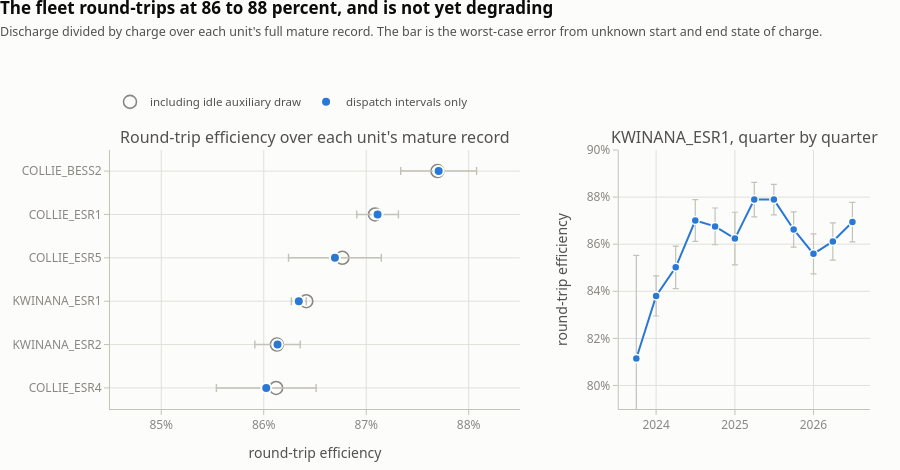

Source (notebook cell):
### Markdown cell above
### 4. Round-trip efficiency

Energy in, energy out. The ratio is the single most useful number about a battery, and it is
measurable here — but only if two traps are avoided, and the trap is more interesting than the
number.

**The first trap is the window.** Efficiency is discharge divided by charge over a period that
*begins and ends at the same state of charge*, and state of charge is not observed. Over a short
window the unknown boundary state swamps the answer: computed month by month, three of the seven
units return figures above 1.0 — one as high as 1.82 — which is not a battery. The error is bounded
by capacity divided by throughput, so it shrinks as the window grows: over each unit's full mature
record it is **under 0.5 percentage points**, and the estimate becomes sound. The bound is drawn on the chart as the bar through each
point; where you cannot see it, it is narrower than the marker.

Tempting and wrong: filtering to days that "balance", where charge and discharge nearly match. That
selects on the very ratio being measured and returns 99% for every unit. The filter is the answer.

**The second trap is idle draw.** Counting every negative interval as charging folds auxiliary
consumption into the denominator. Both figures are plotted; for six of seven units they differ by
0.1 pp or less, because auxiliary load is 0.1-0.5 GWh against 200-400 GWh of throughput.

The fleet lands at **86-88%**, exactly where lithium grid storage should. The right panel is the
degradation check: Kwinana ESR1 has twelve quarters of record, and after its first commissioning
quarter its efficiency does not fall — it drifts *upward*, from 84% in early 2024 to 86-88% since.
Three years is short for a degradation study and the quarterly bound is wider than the annual one,
so read this as "no decline detectable yet" rather than as a clean bill of health.

### Code cell
# ── Chart 4: round-trip efficiency, with the SoC-drift error bound ───────────
rows = []
for f in FACS:
    g = s[(s.facility_code == f) & (s.ts >= mature[f])]
    C_all, D_all = g.chg.sum(), g.dis.sum()
    d_ = g[g.mw.abs() > DISPATCH_MW]
    C_dis, D_dis = d_.chg.sum(), d_.dis.sum()
    rows.append(dict(
        facility=f, months=len(g) / 8640, charge_GWh=C_all / 1e3, dis_GWh=D_all / 1e3,
        rte_all=D_all / C_all, rte_dispatch=D_dis / C_dis, aux_GWh=(C_all - C_dis) / 1e3,
        # Worst-case error: the unit could have started empty and ended full, or the
        # reverse. That is one capacity's worth of energy, over the charge total.
        bound_pp=100 * cap.loc[f, "p95"] / C_all))
rte = pd.DataFrame(rows).set_index("facility").reindex(FACS)

ok = rte.drop(index="ALINTA_WGP_ESR1", errors="ignore")
order = ok.sort_values("rte_dispatch").index.tolist()

fig = make_subplots(rows=1, cols=2, horizontal_spacing=0.13, column_widths=[0.62, 0.38],
                    subplot_titles=["Round-trip efficiency over each unit's mature record",
                                    "KWINANA_ESR1, quarter by quarter"])

fig.add_trace(go.Scatter(
    x=ok.loc[order, "rte_all"], y=order, mode="markers", name="including idle auxiliary draw",
    marker=dict(size=13, color="rgba(0,0,0,0)", line=dict(color=MUTED, width=1.6)),
    hovertemplate="%{y}<br>%{x:.1%} including auxiliary<extra></extra>"), row=1, col=1)
fig.add_trace(go.Scatter(
    x=ok.loc[order, "rte_dispatch"], y=order, mode="markers", name="dispatch intervals only",
    marker=dict(size=10, color=BLUE, line=dict(color=SURFACE, width=2)),
    error_x=dict(type="data", array=ok.loc[order, "bound_pp"] / 100, color=AXIS,
                 thickness=1.4, width=4),
    hovertemplate="%{y}<br>%{x:.1%} dispatch only<extra></extra>"), row=1, col=1)

# Quarterly, not annual: three years give only two complete calendar years, and
# two points cannot show a trend. A quarter is short enough that boundary drift
# matters, so its bound is drawn too — under 1.1 pp everywhere after commissioning.
ky = s[(s.facility_code == "KWINANA_ESR1") & (s.ts >= mature["KWINANA_ESR1"])].copy()
ky["q"] = ky.ts.dt.to_period("Q").dt.to_timestamp()
qd = ky[ky.mw.abs() > DISPATCH_MW].groupby("q").agg(chg=("chg", "sum"), dis=("dis", "sum"))
qd["rte"] = qd.dis / qd.chg
qd["bound"] = cap.loc["KWINANA_ESR1", "p95"] / qd.chg
fig.add_trace(go.Scatter(
    x=qd.index, y=qd.rte, mode="lines+markers", showlegend=False,
    line=dict(color=BLUE, width=2), marker=dict(size=8, line=dict(color=SURFACE, width=1.5)),
    error_y=dict(type="data", array=qd.bound, color=AXIS, thickness=1.2, width=3),
    hovertemplate="%{x|%b %Y}<br>%{y:.1%}<extra>KWINANA_ESR1</extra>"), row=1, col=2)

style(fig, "The fleet round-trips at 86 to 88 percent, and is not yet degrading",
      "Discharge divided by charge over each unit's full mature record. The bar is the "
      "worst-case error from unknown start and end state of charge.",
      height=470, hover="closest", top=150, legend_y=1.13)
fig.update_xaxes(title_text="round-trip efficiency", tickformat=".0%",
                 range=[0.845, 0.885], row=1, col=1)
fig.update_yaxes(categoryorder="array", categoryarray=order, row=1, col=1)
fig.update_xaxes(title_text=None, tickformat="%Y", row=1, col=2)
fig.update_yaxes(title_text="round-trip efficiency", tickformat=".0%",
                 range=[0.79, 0.90], row=1, col=2)
fig.show()

print("round-trip efficiency, full mature record per unit:")
print(rte[["months", "charge_GWh", "dis_GWh", "aux_GWh", "rte_all", "rte_dispatch",
           "bound_pp"]].round(3).to_string())
print("\nALINTA_WGP_ESR1 is reported but not plotted: 0.9 months of ramping, and a")
print("7.5 pp error bound, which is to say no usable estimate yet.")
print("\nWhy a month is too short — the same ratio computed month by month:")
for f in FACS:
    g = s[(s.facility_code == f) & (s.ts >= mature[f])]
    m = g.groupby("ym").apply(lambda x: x.dis.sum() / x.chg.sum() if x.chg.sum() else np.nan,
                              include_groups=False).dropna()
    if len(m) < 3:
        continue
    print(f"  {f:<16} {len(m):>2} months   min {m.min():.3f}   max {m.max():.3f}"
          f"   above 1.0: {int((m > 1).sum())}")
print("  Three units return impossible months. Nothing is wrong with them: a month is simply")
print("  too short for the unknown boundary state of charge to average out.")

### Figure 1 — Plotly figure (JSON) as saved in the notebook; plotly's stock layout.template omitted (floating-point values rounded to 4 significant figures)
{"data": [{"hovertemplate": "%{y}<br>%{x:.1%} including auxiliary<extra></extra>", "marker": {"color": "rgba(0,0,0,0)", "line": {"color": "#898781", "width": 1.6}, "size": 13}, "mode": "markers", "name": "including idle auxiliary draw", "type": "scatter", "x": [0.8612, 0.8613, 0.8642, 0.8677, 0.8709, 0.877], "xaxis": "x", "y": ["COLLIE_ESR4", "KWINANA_ESR2", "KWINANA_ESR1", "COLLIE_ESR5", "COLLIE_ESR1", "COLLIE_BESS2"], "yaxis": "y"}, {"error_x": {"array": [0.004866, 0.002215, 0.0007297, 0.004528, 0.002031, 0.003702], "color": "#c3c2b7", "thickness": 1.4, "type": "data", "width": 4}, "hovertemplate": "%{y}<br>%{x:.1%} dispatch only<extra></extra>", "marker": {"color": "#2a78d6", "line": {"color": "#fcfcfb", "width": 2}, "size": 10}, "mode": "markers", "name": "dispatch intervals only", "type": "scatter", "x": [0.8602, 0.8613, 0.8634, 0.8669, 0.8711, 0.8771], "xaxis": "x", "y": ["COLLIE_ESR4", "KWINANA_ESR2", "KWINANA_ESR1", "COLLIE_ESR5", "COLLIE_ESR1", "COLLIE_BESS2"], "yaxis": "y"}, {"error_y": {"array": [0.04384, 0.008541, 0.009048, 0.0089, 0.007804, 0.01118, 0.007307, 0.006455, 0.007487, 0.008456, 0.007928, 0.008367], "color": "#c3c2b7", "thickness": 1.2, "type": "data", "width": 3}, "hovertemplate": "%{x|%b %Y}<br>%{y:.1%}<extra>KWINANA_ESR1</extra>", "line": {"color": "#2a78d6", "width": 2}, "marker": {"line": {"color": "#fcfcfb", "width": 1.5}, "size": 8}, "mode": "lines+markers", "showlegend": false, "type": "scatter", "x": ["2023-10-01T00:00:00", "2024-01-01T00:00:00", "2024-04-01T00:00:00", "2024-07-01T00:00:00", "2024-10-01T00:00:00", "2025-01-01T00:00:00", "2025-04-01T00:00:00", "2025-07-01T00:00:00", "2025-10-01T00:00:00", "2026-01-01T00:00:00", "2026-04-01T00:00:00", "2026-07-01T00:00:00"], "xaxis": "x2", "y": [0.8114, 0.838, 0.8502, 0.8701, 0.8676, 0.8624, 0.8789, 0.8789, 0.8663, 0.8559, 0.8612, 0.8694], "yaxis": "y2"}], "layout": {"annotations": [{"font": {"size": 16}, "showarrow": false, "text": "Round-trip efficiency over each unit's mature record", "x": 0.2697, "xanchor": "center", "xref": "paper", "y": 1.0, "yanchor": "bottom", "yref": "paper"}, {"font": {"size": 16}, "showarrow": false, "text": "KWINANA_ESR1, quarter by quarter", "x": 0.8347, "xanchor": "center", "xref": "paper", "y": 1.0, "yanchor": "bottom", "yref": "paper"}], "font": {"color": "#52514e", "family": "system-ui, -apple-system, Segoe UI, sans-serif", "size": 12}, "height": 470, "hovermode": "closest", "legend": {"bgcolor": "rgba(0,0,0,0)", "font": {"size": 11.5}, "orientation": "h", "x": 0, "xanchor": "left", "y": 1.13, "yanchor": "bottom"}, "margin": {"b": 58, "l": 74, "r": 30, "t": 150}, "paper_bgcolor": "#fcfcfb", "plot_bgcolor": "#fcfcfb", "showlegend": true, "title": {"font": {"color": "#0b0b0b", "size": 17}, "text": "<b>The fleet round-trips at 86 to 88 percent, and is not yet degrading</b><br><span style='font-size:12.5px;color:#52514e'>Discharge divided by charge over each unit's full mature record. The bar is the worst-case error from unknown start and end state of charge.</span>", "x": 0, "xanchor": "left", "y": 0.97}, "xaxis": {"anchor": "y", "domain": [0.0, 0.5394], "gridcolor": "#e1e0d9", "linecolor": "#c3c2b7", "range": [0.845, 0.885], "tickcolor": "#c3c2b7", "tickfont": {"color": "#898781"}, "tickformat": ".0%", "ticks": "outside", "title": {"text": "round-trip efficiency"}, "zeroline": false}, "xaxis2": {"anchor": "y2", "domain": [0.6694, 1.0], "gridcolor": "#e1e0d9", "linecolor": "#c3c2b7", "tickcolor": "#c3c2b7", "tickfont": {"color": "#898781"}, "tickformat": "%Y", "ticks": "outside", "zeroline": false}, "yaxis": {"anchor": "x", "categoryarray": ["COLLIE_ESR4", "KWINANA_ESR2", "KWINANA_ESR1", "COLLIE_ESR5", "COLLIE_ESR1", "COLLIE_BESS2"], "categoryorder": "array", "domain": [0.0, 1.0], "gridcolor": "#e1e0d9", "linecolor": "#c3c2b7", "tickcolor": "#c3c2b7", "tickfont": {"color": "#898781"}, "ticks": "outside", "zeroline": false}, "yaxis2": {"anchor": "x2", "domain": [0.0, 1.0], "gridcolor": "#e1e0d9", "linecolor": "#c3c2b7", "range": [0.79, 0.9], "tickcolor": "#c3c2b7", "tickfont": {"color": "#898781"}, "tickformat": ".0%", "ticks": "outside", "title": {"text": "round-trip efficiency"}, "zeroline": false}}}
